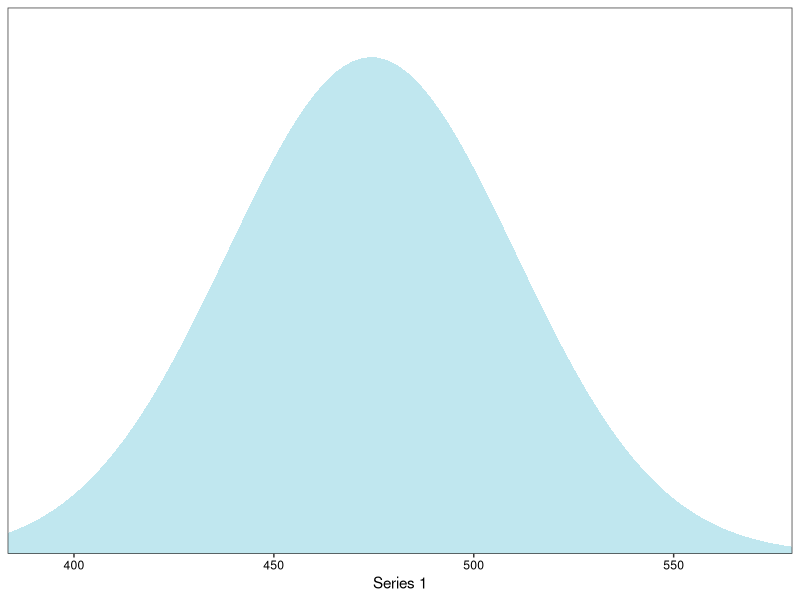

Source code (R):
set.seed(27)
(HgTot <- round(rnorm(8, 470, 30), 0)) #g kg^-1
mu <- 500
t.test(x = HgTot, mu = mu, alternative = 'less')

library(ggplot2)

(p5 <- ggplot(data.frame(x = c(0.9, 1.1) * range(c(HgTot, mu))), aes(x = x)) + 
    theme_bw() + theme(panel.grid.major = element_blank(), panel.grid.minor = element_blank(),
                       axis.text.x = element_text(color = "black"),
                       axis.text.y = element_text(color = "black"), legend.position = "none") +
    scale_x_continuous(name = 'Series 1', expand = c(0, 0)) + 
    scale_y_continuous(name = NULL, expand = expansion(mult = c(0, 0.1), add = c(0, 0)), breaks = NULL) +
    geom_area(stat = "function", fun = dnorm, args = list(mean = mean(HgTot), sd = sd(HgTot)), 
              fill = "#97d7e4", alpha = 0.6))


      